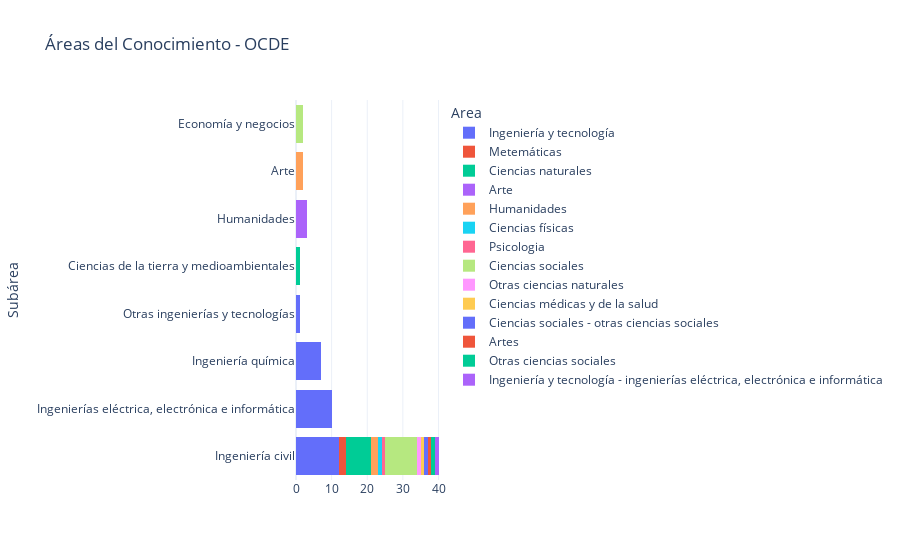

Notebook code cell kept with this figure:
### Code cell
config = {
    'labels': {'ocde': 'Area',
               'sub_ocde': 'Subárea',
               'count': ''
              },
     'height': 500,
     'title':'Áreas del Conocimiento - OCDE',
     'template': 'plotly_white',
}

g = groups.loc[groups['facultad'] == faculty]
if faculty == 'All':
    fig = px.histogram(groups, y='sub_ocde', color='ocde', orientation='h', barmode='stack',  **config)
    
elif faculty in ['Facultad de administración', 'Facultad de ciencias exactas y naturales']:
    config['labels']['ocde'] = ''
    fig = px.histogram(g, y='ocde', orientation='h', barmode='stack',  **config)
else:
    fig = px.histogram(g, y='sub_ocde', color='ocde', orientation='h', barmode='stack',  **config)

fig.update_layout(xaxis_title='')
# fig.update_traces(hoverinfo='none', hovertemplate = '')
fig.show()

### Figure 1 — Plotly figure (JSON) as saved in the notebook; plotly's stock layout.template omitted (floating-point values rounded to 4 significant figures)
{"data": [{"alignmentgroup": "True", "bingroup": "y", "hovertemplate": "Area=Ingeniería y tecnología<br>count=%{x}<br>Subárea=%{y}<extra></extra>", "legendgroup": "Ingeniería y tecnología", "marker": {"color": "#636efa", "pattern": {"shape": ""}}, "name": "Ingeniería y tecnología", "offsetgroup": "Ingeniería y tecnología", "orientation": "h", "showlegend": true, "type": "histogram", "xaxis": "x", "y": ["Ingeniería civil", "Ingenierías eléctrica, electrónica e informática", "Ingenierías eléctrica, electrónica e informática", "Ingenierías eléctrica, electrónica e informática", "Ingeniería civil", "Ingeniería civil", "Ingeniería civil", "Ingenierías eléctrica, electrónica e informática", "Ingeniería civil", "Ingeniería química", "Ingeniería química", "Ingeniería química", "Ingenierías eléctrica, electrónica e informática", "Ingeniería química", "Ingenierías eléctrica, electrónica e informática", "Ingeniería civil", "Ingeniería química", "Ingeniería civil", "Ingenierías eléctrica, electrónica e informática", "Ingeniería civil", "Otras ingenierías y tecnologías", "Ingeniería civil", "Ingeniería civil", "Ingeniería civil", "Ingenierías eléctrica, electrónica e informática", "Ingeniería química", "Ingeniería química", "Ingenierías eléctrica, electrónica e informática", "Ingenierías eléctrica, electrónica e informática", "Ingeniería civil"], "yaxis": "y"}, {"alignmentgroup": "True", "bingroup": "y", "hovertemplate": "Area=Metemáticas<br>count=%{x}<br>Subárea=%{y}<extra></extra>", "legendgroup": "Metemáticas", "marker": {"color": "#EF553B", "pattern": {"shape": ""}}, "name": "Metemáticas", "offsetgroup": "Metemáticas", "orientation": "h", "showlegend": true, "type": "histogram", "xaxis": "x", "y": ["Ingeniería civil", "Ingeniería civil"], "yaxis": "y"}, {"alignmentgroup": "True", "bingroup": "y", "hovertemplate": "Area=Ciencias naturales<br>count=%{x}<br>Subárea=%{y}<extra></extra>", "legendgroup": "Ciencias naturales", "marker": {"color": "#00cc96", "pattern": {"shape": ""}}, "name": "Ciencias naturales", "offsetgroup": "Ciencias naturales", "orientation": "h", "showlegend": true, "type": "histogram", "xaxis": "x", "y": ["Ciencias de la tierra y medioambientales", "Ingeniería civil", "Ingeniería civil", "Ingeniería civil", "Ingeniería civil", "Ingeniería civil", "Ingeniería civil", "Ingeniería civil"], "yaxis": "y"}, {"alignmentgroup": "True", "bingroup": "y", "hovertemplate": "Area=Arte<br>count=%{x}<br>Subárea=%{y}<extra></extra>", "legendgroup": "Arte", "marker": {"color": "#ab63fa", "pattern": {"shape": ""}}, "name": "Arte", "offsetgroup": "Arte", "orientation": "h", "showlegend": true, "type": "histogram", "xaxis": "x", "y": ["Humanidades", "Humanidades", "Humanidades"], "yaxis": "y"}, {"alignmentgroup": "True", "bingroup": "y", "hovertemplate": "Area=Humanidades<br>count=%{x}<br>Subárea=%{y}<extra></extra>", "legendgroup": "Humanidades", "marker": {"color": "#FFA15A", "pattern": {"shape": ""}}, "name": "Humanidades", "offsetgroup": "Humanidades", "orientation": "h", "showlegend": true, "type": "histogram", "xaxis": "x", "y": ["Arte", "Arte", "Ingeniería civil", "Ingeniería civil"], "yaxis": "y"}, {"alignmentgroup": "True", "bingroup": "y", "hovertemplate": "Area=Ciencias físicas<br>count=%{x}<br>Subárea=%{y}<extra></extra>", "legendgroup": "Ciencias físicas", "marker": {"color": "#19d3f3", "pattern": {"shape": ""}}, "name": "Ciencias físicas", "offsetgroup": "Ciencias físicas", "orientation": "h", "showlegend": true, "type": "histogram", "xaxis": "x", "y": ["Ingeniería civil"], "yaxis": "y"}, {"alignmentgroup": "True", "bingroup": "y", "hovertemplate": "Area=Psicologia<br>count=%{x}<br>Subárea=%{y}<extra></extra>", "legendgroup": "Psicologia", "marker": {"color": "#FF6692", "pattern": {"shape": ""}}, "name": "Psicologia", "offsetgroup": "Psicologia", "orientation": "h", "showlegend": true, "type": "histogram", "xaxis": "x", "y": ["Ingeniería civil"], "yaxis": "y"}, {"alignmentgroup": "True", "bingroup": "y", "hovertemplate": "Area=Ciencias sociales<br>count=%{x}<br>Subárea=%{y}<extra></extra>", "legendgroup": "Ciencias sociales", "marker": {"color": "#B6E880", "pattern": {"shape": ""}}, "name": "Ciencias sociales", "offsetgroup": "Ciencias sociales", "orientation": "h", "showlegend": true, "type": "histogram", "xaxis": "x", "y": ["Ingeniería civil", "Ingeniería civil", "Ingeniería civil", "Economía y negocios", "Ingeniería civil", "Ingeniería civil", "Economía y negocios", "Ingeniería civil", "Ingeniería civil", "Ingeniería civil", "Ingeniería civil"], "yaxis": "y"}, {"alignmentgroup": "True", "bingroup": "y", "hovertemplate": "Area=Otras ciencias naturales<br>count=%{x}<br>Subárea=%{y}<extra></extra>", "legendgroup": "Otras ciencias naturales", "marker": {"color": "#FF97FF", "pattern": {"shape": ""}}, "name": "Otras ciencias naturales", "offsetgroup": "Otras ciencias naturales", "orientation": "h", "showlegend": true, "type": "histogram", "xaxis": "x", "y": ["Ingeniería civil"], "yaxis": "y"}, {"alignmentgroup": "True", "bingroup": "y", "hovertemplate": "Area=Ciencias médicas y de la salud<br>count=%{x}<br>Subárea=%{y}<extra></extra>", "legendgroup": "Ciencias médicas y de la salud", "marker": {"color": "#FECB52", "pattern": {"shape": ""}}, "name": "Ciencias médicas y de la salud", "offsetgroup": "Ciencias médicas y de la salud", "orientation": "h", "showlegend": true, "type": "histogram", "xaxis": "x", "y": ["Ingeniería civil"], "yaxis": "y"}, {"alignmentgroup": "True", "bingroup": "y", "hovertemplate": "Area=Ciencias sociales - otras ciencias sociales<br>count=%{x}<br>Subárea=%{y}<extra></extra>", "legendgroup": "Ciencias sociales - otras ciencias sociales", "marker": {"color": "#636efa", "pattern": {"shape": ""}}, "name": "Ciencias sociales - otras ciencias sociales", "offsetgroup": "Ciencias sociales - otras ciencias sociales", "orientation": "h", "showlegend": true, "type": "histogram", "xaxis": "x", "y": ["Ingeniería civil"], "yaxis": "y"}, {"alignmentgroup": "True", "bingroup": "y", "hovertemplate": "Area=Artes<br>count=%{x}<br>Subárea=%{y}<extra></extra>", "legendgroup": "Artes", "marker": {"color": "#EF553B", "pattern": {"shape": ""}}, "name": "Artes", "offsetgroup": "Artes", "orientation": "h", "showlegend": true, "type": "histogram", "xaxis": "x", "y": ["Ingeniería civil"], "yaxis": "y"}, {"alignmentgroup": "True", "bingroup": "y", "hovertemplate": "Area=Otras ciencias sociales<br>count=%{x}<br>Subárea=%{y}<extra></extra>", "legendgroup": "Otras ciencias sociales", "marker": {"color": "#00cc96", "pattern": {"shape": ""}}, "name": "Otras ciencias sociales", "offsetgroup": "Otras ciencias sociales", "orientation": "h", "showlegend": true, "type": "histogram", "xaxis": "x", "y": ["Ingeniería civil"], "yaxis": "y"}, {"alignmentgroup": "True", "bingroup": "y", "hovertemplate": "Area=Ingeniería y tecnología - ingenierías eléctrica, electrónica e informática<br>count=%{x}<br>Subárea=%{y}<extra></extra>", "legendgroup": "Ingeniería y tecnología - ingenierías eléctrica, electrónica e informática", "marker": {"color": "#ab63fa", "pattern": {"shape": ""}}, "name": "Ingeniería y tecnología - ingenierías eléctrica, electrónica e informática", "offsetgroup": "Ingeniería y tecnología - ingenierías eléctrica, electrónica e informática", "orientation": "h", "showlegend": true, "type": "histogram", "xaxis": "x", "y": ["Ingeniería civil"], "yaxis": "y"}], "layout": {"autosize": true, "barmode": "stack", "legend": {"title": {"text": "Area"}, "tracegroupgap": 0}, "title": {"text": "Áreas del Conocimiento - OCDE"}, "xaxis": {"anchor": "y", "autorange": true, "domain": [0, 1], "range": [0, 42.11], "title": {"text": ""}}, "yaxis": {"anchor": "x", "autorange": true, "domain": [0, 1], "range": [-0.5, 7.5], "title": {"text": "Subárea"}, "type": "category"}}}
